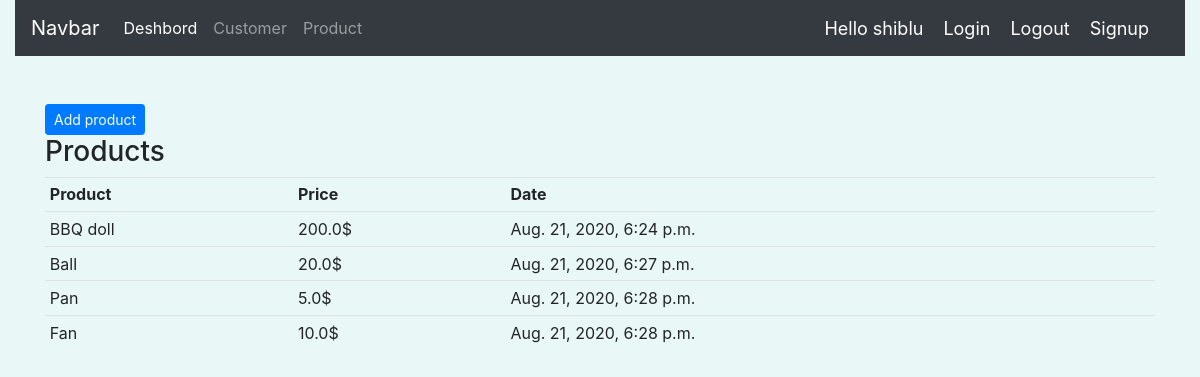
/products (signed in), run on the app's committed database.
### accounts/models.py (models this page shows, shortened)
class Product(models.Model):
    CATEGORI = (
        ('indor','Indor'),
        ('outdor','Outdor')
    )
    name = models.CharField(max_length=200,null=True)
    price = models.FloatField(null=True)
    category = models.CharField(max_length=200,choices=CATEGORI,null=True)
    description = models.CharField(max_length=200,null=True,blank=True)
    date = models.DateTimeField(auto_now_add=True)
    tags = models.ManyToManyField(Tag)

### accounts/decorate.py (the view)
        def wrapper_func(request,*args,**kwargs):
            group =None
            if request.user.groups.exists():
                group = request.user.groups.all()[0].name
            if group in allowed_roles:
                return view_func(request,*args,**kwargs)
            else:
                return HttpResponse('you r not authorized in this page!')

### accounts/decorate.py (called while the page is built)
def allowed_user(allowed_roles=[]):
    def decorator(view_func):
        def wrapper_func(request,*args,**kwargs):
            group =None
            if request.user.groups.exists():
                group = request.user.groups.all()[0].name
            if group in allowed_roles:
                return view_func(request,*args,**kwargs)
            else:
                return HttpResponse('you r not authorized in this page!')
        return wrapper_func
    return  decorator

### accounts/views.py (called while the page is built)
@login_required(login_url='login')
@allowed_user(allowed_roles=['admin'])
def products(request):
    product = Product.objects.all()
    context = {'products':product}
    return render(request,'products.html',context)

### template/products.html
{% extends 'home.html'%}
{%block content%}
{% include 'nav.html'%}
<br>
<br>
<div class="container">
    <a class="btn btn-sm btn-primary " style="text-align:right"  href="{% url 'addproduct'%}">Add product</a>
    <div class="row">
        <div class="col-md">
                <h3>Products</h3>
                <div class="cart cart-body">
                    <table class="table table-sm">
                        <tr>
                            <th>Product</th>
                            <th>Price</th>
                            <th>Date</th>
                        </tr>
                        {%for product in products%}
                        <tr>
                            <td>{{product.name}}</td>
                            <td>{{product.price}}$</td>
                            <td>{{product.date}}</td>
                        </tr>
                        {%endfor%}
                    </table>
                </div>
            </div>
    </div>
</div>
{%endblock%}

### template/nav.html (shortened to what this page needs)
{% extends 'home.html'%}
{% block content%}
<div class="container-fluid">
  <nav class="navbar navbar-expand-lg navbar-dark bg-dark">
    <a class="navbar-brand" href="#">Navbar</a>
    <div class="collapse navbar-collapse" id="navbarNav">
      <ul class="navbar-nav">
        {% if request.user.is_superuser%}
        <li class="nav-item active">
          <a class="nav-link" href="{% url  'home' %}">Deshbord </a>
        </li>
        <li class="nav-item">
          <a class="nav-link" href="">Customer</a>
        </li>
        <li class="nav-item">
          <a class="nav-link" href="{% url  'product' %}">Product</a>
        </li>
        {% endif %}
      </ul>
    </div>
    <span class="a"> Hello {{request.user}} </span>
            <span ><a class="a" href="{% url  'login' %}">Login</a></span>
            <span ><a class="a" href="{% url  'logout' %}">Logout</a></span>
            <span ><a class="a" href="{% url  'register' %}">Signup</a></span>
  </nav>
</div>
{% endblock %}

### static/css/main.css (style rules this page uses)
body { background-color: #EAF7F7; }

### template/nav.html (style rules this page uses)
.a { font-size : 18px; color : #fff; margin-right:20px; }

### data on the page
Product: name "BBQ doll", price "200.0", date "Aug. 21, 2020, 6:24 p.m."
Product: name "Ball", price "20.0", date "Aug. 21, 2020, 6:27 p.m."
Product: name "Pan", price "5.0", date "Aug. 21, 2020, 6:28 p.m."
Product: name "Fan", price "10.0", date "Aug. 21, 2020, 6:28 p.m."

### other printed values
{{ request.user }} "shiblu"
